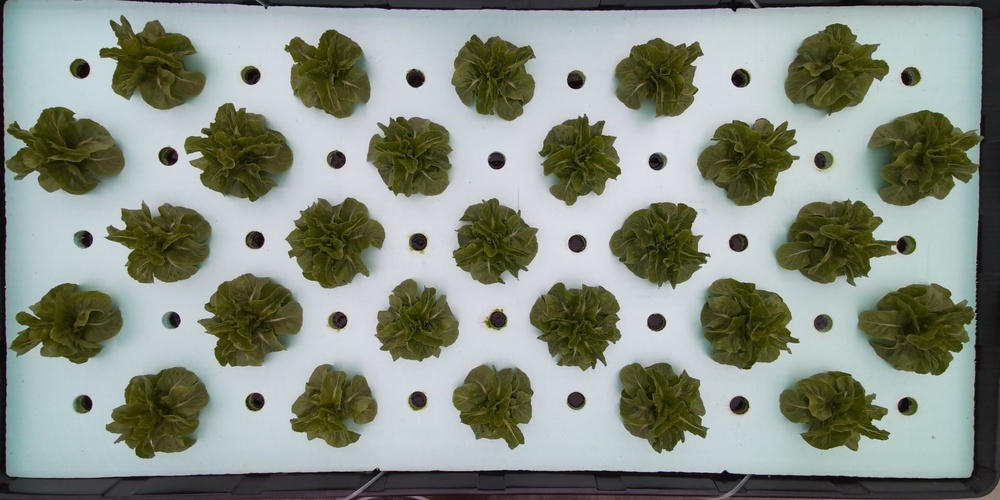
#> input picture CNN-UNet/images/validation_imgs/T06_Jul-05-2023_1120.jpg, 1000 x 500 px, shrunk from 1920 x 960 before the run; its folder holds only this picture in this run
$ python -i rf_tools.py   (imports and definitions only)
#> lines starting #> are read from the running program, lines starting #| are printed output that depends on the picture
import numpy as np
import cv2
import pandas as pd
import glob
from scipy import ndimage as nd
from skimage.filters import roberts, sobel, scharr, prewitt, meijering, sato, hessian
from matplotlib import pyplot as plt

def extract_features(img_path):
  df = pd.DataFrame()
  # print(file)
  img = cv2.imread(img_path)
#> img is the input picture: shape (500, 1000, 3); mean B, G, R 130.7, 141.9, 135.3

  B_0 = img[:,:,0].reshape(-1)
  df["B channel(RGB)"] = B_0

  G_1 = img[:,:,1].reshape(-1)
  df["G channel(RGB)"] = G_1

  R_2 = img[:,:,2].reshape(-1)
  df["R channel(RGB)"] = R_2


  HSV_img = cv2.cvtColor(img, cv2.COLOR_BGR2HSV)
#> HSV_img: shape (500, 1000, 3); mean H, S, V 76.3, 66.3, 144.8
  H = HSV_img[:,:,0].reshape(-1)
  df["H channel(HSV)"] = H
  S = HSV_img[:,:,1].reshape(-1)
  df["S channel(HSV)"] = S
  V = HSV_img[:,:,1].reshape(-1)
  df["V channel(HSV)"] = V


  LAB_img = cv2.cvtColor(img, cv2.COLOR_BGR2LAB)
#> LAB_img: shape (500, 1000, 3); mean of channels 0, 1, 2 145.1, 124.1, 133.9
  L = LAB_img[:,:,1].reshape(-1)
  df["L channel(LAB)"] = L
  A = LAB_img[:,:,1].reshape(-1)
  df["A channel(LAB)"] = A
  Bb = LAB_img[:,:,2].reshape(-1)
  df["B channel(LAB)"] = Bb


  #flat_img = img.reshape(-1)
  #df["Gray"] = flat_img

  img = cv2.cvtColor(img, cv2.COLOR_BGR2GRAY)
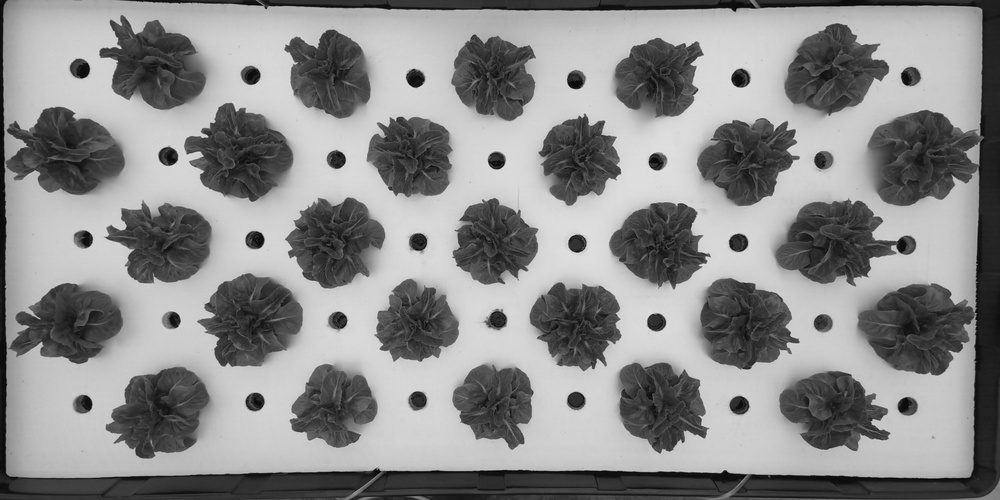
#> img: shape (500, 1000); min 0, max 229, mean 138.6

  # Use gray scale image to add texture features
  #CANNY EDGE
  edges = cv2.Canny(img, 100,200)   #Image, min and max values
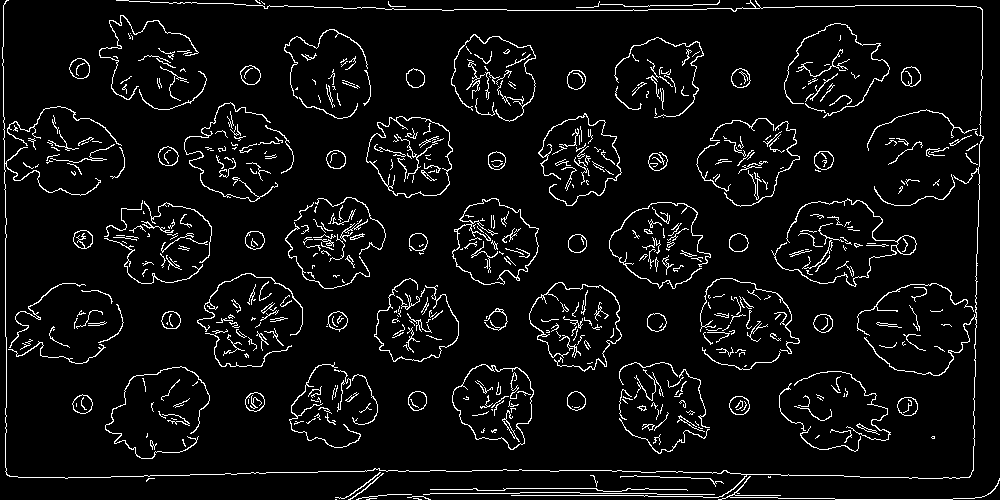
#> edges: shape (500, 1000); 5.9% white in thin lines or dots
  edges1 = edges.reshape(-1)
  df["Canny"] = edges1

  #ROBERTS EDGE
  edge_roberts = roberts(img)
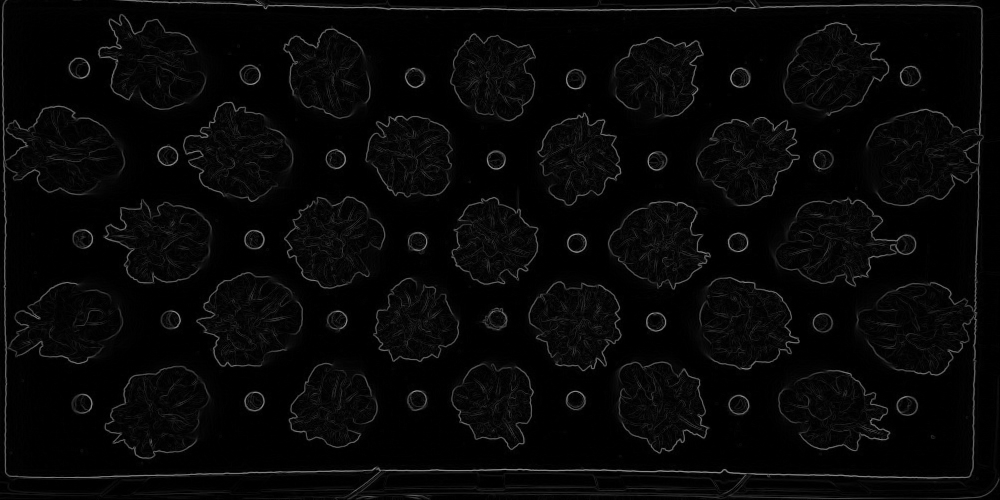
#> edge_roberts: shape (500, 1000) float64; min 0, max 0.578, mean 0.0298
  edge_roberts1 = edge_roberts.reshape(-1)
  df['Roberts'] = edge_roberts1

  #SOBEL
  edge_sobel = sobel(img)
  edge_sobel1 = edge_sobel.reshape(-1)
  df['Sobel'] = edge_sobel1

  #SCHARR
  edge_scharr = scharr(img)
  edge_scharr1 = edge_scharr.reshape(-1)
  df['Scharr'] = edge_scharr1

  #PREWITT
  edge_prewitt = prewitt(img)
  edge_prewitt1 = edge_prewitt.reshape(-1)
  df['Prewitt'] = edge_prewitt1

  flat_img = img.reshape(-1)
  df["Grayscale"] = flat_img

  return df

>>> result = extract_features('../../CNN-UNet/images/validation_imgs/T06_Jul-05-2023_1120.jpg')
